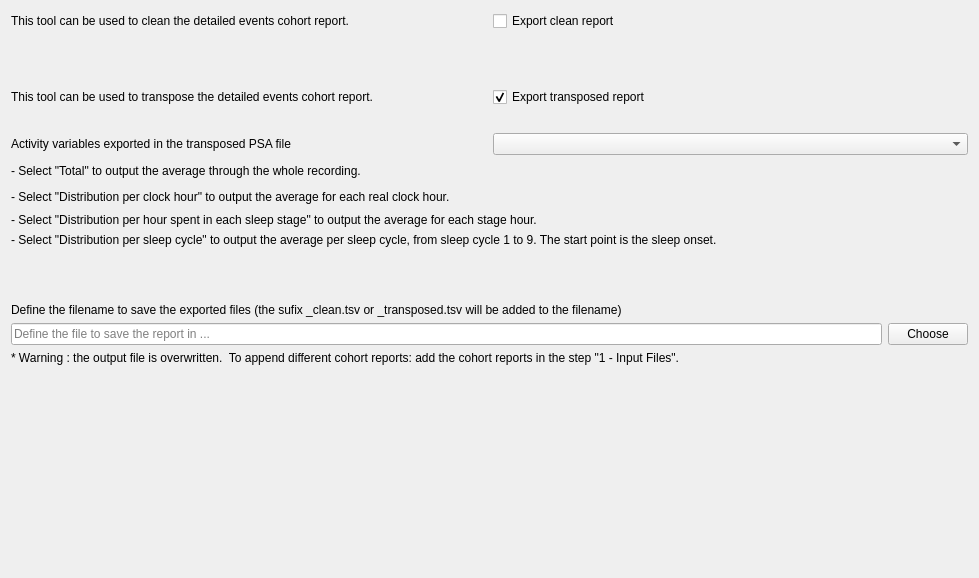
<?xml version="1.0" encoding="UTF-8"?>
<ui version="4.0">
 <class>OutputFileStep</class>
 <widget class="QWidget" name="OutputFileStep">
  <property name="geometry">
   <rect>
    <x>0</x>
    <y>0</y>
    <width>979</width>
    <height>578</height>
   </rect>
  </property>
  <property name="windowTitle">
   <string/>
  </property>
  <property name="layoutDirection">
   <enum>Qt::LayoutDirection::LeftToRight</enum>
  </property>
  <property name="styleSheet">
   <string>font: 12pt &quot;Roboto&quot;;</string>
  </property>
  <layout class="QHBoxLayout" name="horizontalLayout_3">
   <item>
    <layout class="QVBoxLayout" name="verticalLayout">
     <item>
      <layout class="QHBoxLayout" name="horizontalLayout">
       <item>
        <widget class="QLabel" name="label_3">
         <property name="minimumSize">
          <size>
           <width>350</width>
           <height>0</height>
          </size>
         </property>
         <property name="maximumSize">
          <size>
           <width>16777215</width>
           <height>16777215</height>
          </size>
         </property>
         <property name="text">
          <string>This tool can be used to clean the detailed events cohort report.</string>
         </property>
        </widget>
       </item>
       <item>
        <widget class="QCheckBox" name="export_raw_checkBox">
         <property name="maximumSize">
          <size>
           <width>16777215</width>
           <height>16777215</height>
          </size>
         </property>
         <property name="toolTip">
          <string>Check to export PSA activity of selected channels only (same format as the input PSA file).</string>
         </property>
         <property name="text">
          <string>Export clean report</string>
         </property>
        </widget>
       </item>
      </layout>
     </item>
     <item>
      <spacer name="verticalSpacer">
       <property name="orientation">
        <enum>Qt::Orientation::Vertical</enum>
       </property>
       <property name="sizeType">
        <enum>QSizePolicy::Policy::Fixed</enum>
       </property>
       <property name="sizeHint" stdset="0">
        <size>
         <width>40</width>
         <height>50</height>
        </size>
       </property>
      </spacer>
     </item>
     <item>
      <layout class="QHBoxLayout" name="horizontalLayout_2">
       <item>
        <widget class="QLabel" name="label_8">
         <property name="minimumSize">
          <size>
           <width>350</width>
           <height>0</height>
          </size>
         </property>
         <property name="maximumSize">
          <size>
           <width>16777215</width>
           <height>16777215</height>
          </size>
         </property>
         <property name="text">
          <string>This tool can be used to transpose the detailed events cohort report.</string>
         </property>
        </widget>
       </item>
       <item>
        <widget class="QCheckBox" name="export_transpose_checkBox">
         <property name="maximumSize">
          <size>
           <width>16777215</width>
           <height>16777215</height>
          </size>
         </property>
         <property name="toolTip">
          <string>Check to export the transposed PSA file. The format is one sujet per row and the selected channels (including ROIs) and frequency bands are packed as additional columns. </string>
         </property>
         <property name="text">
          <string>Export transposed report</string>
         </property>
         <property name="checked">
          <bool>true</bool>
         </property>
        </widget>
       </item>
      </layout>
     </item>
     <item>
      <spacer name="verticalSpacer_4">
       <property name="orientation">
        <enum>Qt::Orientation::Vertical</enum>
       </property>
       <property name="sizeType">
        <enum>QSizePolicy::Policy::Fixed</enum>
       </property>
       <property name="sizeHint" stdset="0">
        <size>
         <width>20</width>
         <height>20</height>
        </size>
       </property>
      </spacer>
     </item>
     <item>
      <layout class="QGridLayout" name="gridLayout">
       <item row="0" column="0">
        <widget class="QLabel" name="label">
         <property name="minimumSize">
          <size>
           <width>0</width>
           <height>20</height>
          </size>
         </property>
         <property name="maximumSize">
          <size>
           <width>16777215</width>
           <height>16777215</height>
          </size>
         </property>
         <property name="text">
          <string>Activity variables exported in the transposed PSA file</string>
         </property>
        </widget>
       </item>
       <item row="4" column="0" colspan="2">
        <widget class="QLabel" name="label_6">
         <property name="text">
          <string>&lt;html&gt;&lt;head/&gt;&lt;body&gt;&lt;p&gt;- Select &amp;quot;Distribution per hour spent in each sleep stage&amp;quot; to output the average for each stage hour.&lt;/p&gt;&lt;/body&gt;&lt;/html&gt;</string>
         </property>
        </widget>
       </item>
       <item row="0" column="1">
        <widget class="QComboBox" name="activity_comboBox">
         <property name="maximumSize">
          <size>
           <width>16777215</width>
           <height>16777215</height>
          </size>
         </property>
        </widget>
       </item>
       <item row="3" column="0" colspan="2">
        <widget class="QLabel" name="label_7">
         <property name="minimumSize">
          <size>
           <width>0</width>
           <height>20</height>
          </size>
         </property>
         <property name="text">
          <string>&lt;html&gt;&lt;head/&gt;&lt;body&gt;&lt;p&gt;- Select &amp;quot;Distribution per clock hour&amp;quot; to output the average for each real clock hour.&lt;/p&gt;&lt;/body&gt;&lt;/html&gt;</string>
         </property>
        </widget>
       </item>
       <item row="5" column="0" colspan="2">
        <widget class="QLabel" name="label_9">
         <property name="text">
          <string>&lt;html&gt;&lt;head/&gt;&lt;body&gt;&lt;p&gt;- Select &amp;quot;Distribution per sleep cycle&amp;quot; to output the average per sleep cycle, from sleep cycle 1 to 9. The start point is the sleep onset.&lt;/p&gt;&lt;/body&gt;&lt;/html&gt;</string>
         </property>
        </widget>
       </item>
       <item row="2" column="0" colspan="2">
        <widget class="QLabel" name="label_5">
         <property name="minimumSize">
          <size>
           <width>0</width>
           <height>20</height>
          </size>
         </property>
         <property name="text">
          <string>&lt;html&gt;&lt;head/&gt;&lt;body&gt;&lt;p&gt;- Select &amp;quot;Total&amp;quot; to output the average through the whole recording.&lt;/p&gt;&lt;/body&gt;&lt;/html&gt;</string>
         </property>
        </widget>
       </item>
      </layout>
     </item>
     <item>
      <spacer name="verticalSpacer_2">
       <property name="orientation">
        <enum>Qt::Orientation::Vertical</enum>
       </property>
       <property name="sizeType">
        <enum>QSizePolicy::Policy::Fixed</enum>
       </property>
       <property name="sizeHint" stdset="0">
        <size>
         <width>20</width>
         <height>50</height>
        </size>
       </property>
      </spacer>
     </item>
     <item>
      <layout class="QGridLayout" name="gridLayout_3">
       <item row="0" column="0" colspan="2">
        <widget class="QLabel" name="label_2">
         <property name="text">
          <string>Define the filename to save the exported files (the sufix _clean.tsv or _transposed.tsv will be added to the filename)</string>
         </property>
        </widget>
       </item>
       <item row="1" column="0">
        <widget class="QLineEdit" name="filename_lineEdit">
         <property name="maximumSize">
          <size>
           <width>16777215</width>
           <height>16777215</height>
          </size>
         </property>
         <property name="inputMask">
          <string/>
         </property>
         <property name="text">
          <string/>
         </property>
         <property name="placeholderText">
          <string>Define the file to save the report in ...</string>
         </property>
        </widget>
       </item>
       <item row="1" column="1">
        <widget class="QPushButton" name="choose_pushButton">
         <property name="maximumSize">
          <size>
           <width>150</width>
           <height>16777215</height>
          </size>
         </property>
         <property name="text">
          <string>Choose</string>
         </property>
        </widget>
       </item>
      </layout>
     </item>
     <item>
      <widget class="QLabel" name="label_4">
       <property name="text">
        <string>* Warning : the output file is overwritten.  To append different cohort reports: add the cohort reports in the step &quot;1 - Input Files&quot;.</string>
       </property>
      </widget>
     </item>
     <item>
      <spacer name="verticalSpacer_3">
       <property name="orientation">
        <enum>Qt::Orientation::Vertical</enum>
       </property>
       <property name="sizeType">
        <enum>QSizePolicy::Policy::Expanding</enum>
       </property>
       <property name="sizeHint" stdset="0">
        <size>
         <width>20</width>
         <height>10</height>
        </size>
       </property>
      </spacer>
     </item>
    </layout>
   </item>
  </layout>
 </widget>
 <resources>
  <include location="../../../../../snooz-toolbox/src/main/python/ui/themes/themes.qrc"/>
 </resources>
 <connections>
  <connection>
   <sender>choose_pushButton</sender>
   <signal>clicked()</signal>
   <receiver>OutputFileStep</receiver>
   <slot>choose_button_slot()</slot>
   <hints>
    <hint type="sourcelabel">
     <x>662</x>
     <y>341</y>
    </hint>
    <hint type="destinationlabel">
     <x>372</x>
     <y>192</y>
    </hint>
   </hints>
  </connection>
  <connection>
   <sender>export_transpose_checkBox</sender>
   <signal>clicked()</signal>
   <receiver>OutputFileStep</receiver>
   <slot>export_transposed_checkbox_slot()</slot>
   <hints>
    <hint type="sourcelabel">
     <x>507</x>
     <y>101</y>
    </hint>
    <hint type="destinationlabel">
     <x>361</x>
     <y>249</y>
    </hint>
   </hints>
  </connection>
 </connections>
 <slots>
  <slot>choose_button_slot()</slot>
  <slot>export_transposed_checkbox_slot()</slot>
 </slots>
</ui>
